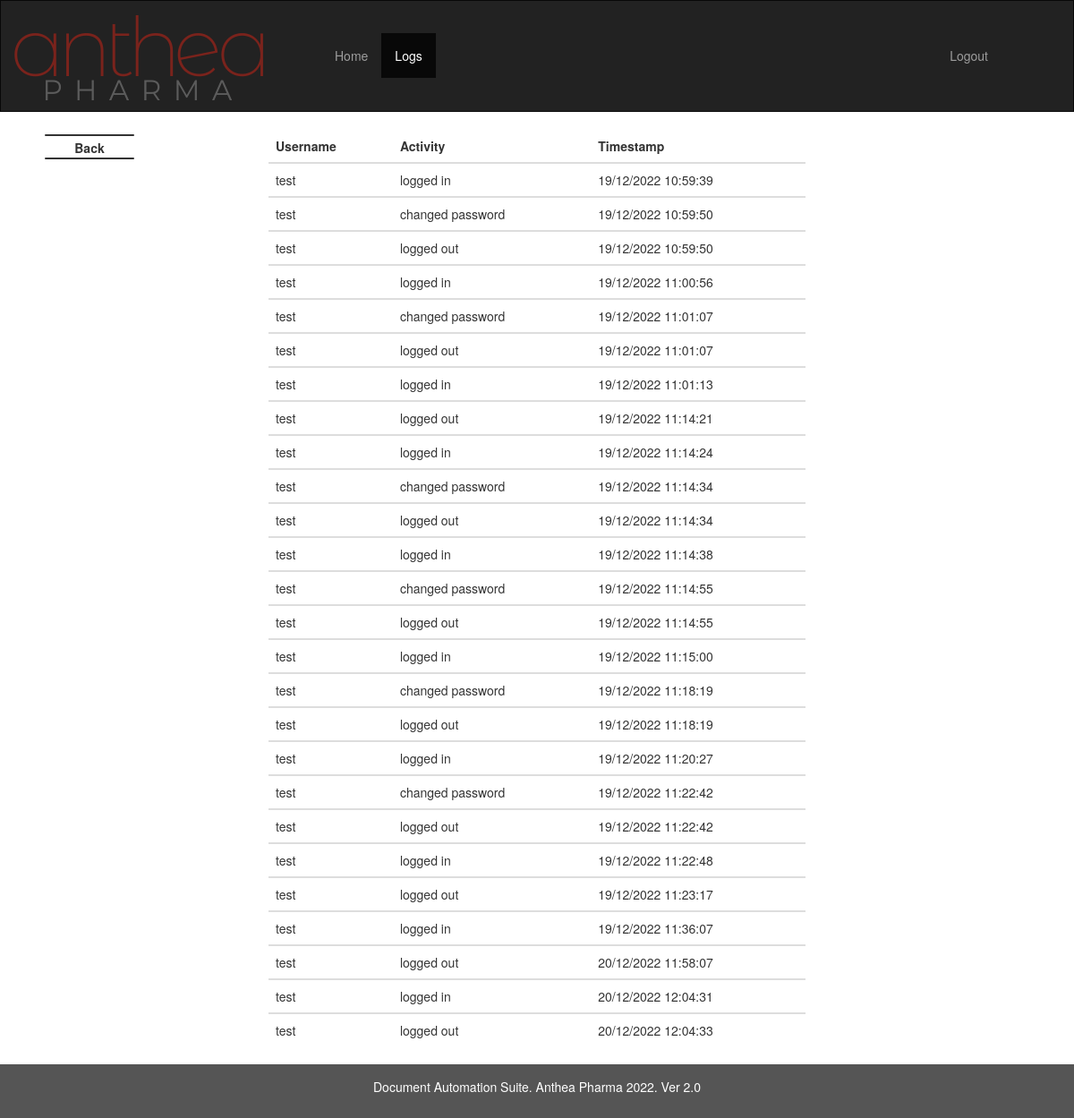
The app's page /logs (signed in) with its own data.
### imp_calc/models.py (models this page shows, shortened)
class Logs(db.Model):
    id = db.Column(db.Integer, primary_key=True)
    user_id =  db.Column(db.Integer,db.ForeignKey('user.id'))
    activity = db.Column(db.String(length=50),nullable = False)
    dt_string = db.Column(db.String(length=60),nullable = False)

class User(db.Model, UserMixin):
    id = db.Column(db.Integer(),primary_key = True)
    is_activate = db.Column(db.Boolean, default=True)
    username = db.Column(db.String(length=12),nullable = False, unique = True)
    role = db.Column(db.String(length=1),nullable=False)
    password_hash = db.Column(db.String(length=60),nullable = False)
    created_at = db.Column(db.DateTime, nullable = False, default= datetime.utcnow)
    logs = relationship("Logs", backref="UserLogs")
    @property
    def is_active(self):
        return self.is_activate
    @property
    def password(self):
        return self.password

### imp_calc/routes.py (the view)
@app.route('/logs')
def RetrieveLogsList():
    print(current_user.role)
    if current_user.role == 'a':
        logs = db.session.query(Logs, User.username).join(User, User.id == Logs.user_id, isouter=True)
    elif current_user.role == 'm':
        print("This is coming till here")
        logs = db.session.query(Logs, User.username).join(User, User.id == Logs.user_id,  isouter=True).filter(or_(User.role == 'u', User.id == current_user.id))
    else:
        logs = db.session.query(Logs, User.username).join(User, User.id == Logs.user_id, isouter=True).filter(current_user.id == Logs.user_id)
    return render_template('datalogs.html',logs = logs)

### imp_calc/models.py (called while the page is built)
@login_manager.user_loader
def load_user(user_id):
    return User.query.get(int(user_id))

### imp_calc/templates/datalogs.html
{% extends 'admin.html' %}
{% block main %}
<table class="table">
  <thead>
    <tr>
      <th scope="col">Username</th>
      <th scope="col">Activity</th>
      <th scope="col">Timestamp</th>
    </tr>
  </thead>
  {% for log in logs %}
  <tbody>
    <tr>
      {% if log.username!=None %}
      <td>{{log.username}}</td>
      {% else %}
      <td><i>Deleted User</i></td>
      {% endif %}
      <td>{{log.Logs.activity}}</td>
      <td>{{log.Logs.dt_string}}</td>
    </tr>
  </tbody>
  {% endfor %}
</table>
{% endblock %}

### imp_calc/templates/base.html (style rules this page uses)
.table { display: table; margin: auto; width: 50%; margin-top: 20px; margin-bottom: 20px; }

### records on screen
Logs: username "test", Logs.activity "logged in", Logs.dt_string "19/12/2022 10:59:39"
Logs: username "test", Logs.activity "changed password", Logs.dt_string "19/12/2022 10:59:50"
Logs: username "test", Logs.activity "logged out", Logs.dt_string "19/12/2022 10:59:50"
Logs: username "test", Logs.activity "logged in", Logs.dt_string "19/12/2022 11:00:56"
Logs: username "test", Logs.activity "changed password", Logs.dt_string "19/12/2022 11:01:07"
Logs: username "test", Logs.activity "logged out", Logs.dt_string "19/12/2022 11:01:07"
Logs: username "test", Logs.activity "logged in", Logs.dt_string "19/12/2022 11:01:13"
Logs: username "test", Logs.activity "logged out", Logs.dt_string "19/12/2022 11:14:21"
Logs: username "test", Logs.activity "logged in", Logs.dt_string "19/12/2022 11:14:24"
Logs: username "test", Logs.activity "changed password", Logs.dt_string "19/12/2022 11:14:34"
Logs: username "test", Logs.activity "logged out", Logs.dt_string "19/12/2022 11:14:34"
Logs: username "test", Logs.activity "logged in", Logs.dt_string "19/12/2022 11:14:38"
Logs: username "test", Logs.activity "changed password", Logs.dt_string "19/12/2022 11:14:55"
Logs: username "test", Logs.activity "logged out", Logs.dt_string "19/12/2022 11:14:55"
Logs: username "test", Logs.activity "logged in", Logs.dt_string "19/12/2022 11:15:00"
Logs: username "test", Logs.activity "changed password", Logs.dt_string "19/12/2022 11:18:19"
Logs: username "test", Logs.activity "logged out", Logs.dt_string "19/12/2022 11:18:19"
Logs: username "test", Logs.activity "logged in", Logs.dt_string "19/12/2022 11:20:27"
Logs: username "test", Logs.activity "changed password", Logs.dt_string "19/12/2022 11:22:42"
Logs: username "test", Logs.activity "logged out", Logs.dt_string "19/12/2022 11:22:42"
Logs: username "test", Logs.activity "logged in", Logs.dt_string "19/12/2022 11:22:48"
Logs: username "test", Logs.activity "logged out", Logs.dt_string "19/12/2022 11:23:17"
Logs: username "test", Logs.activity "logged in", Logs.dt_string "19/12/2022 11:36:07"
Logs: username "test", Logs.activity "logged out", Logs.dt_string "20/12/2022 11:58:07"
Logs: username "test", Logs.activity "logged in", Logs.dt_string "20/12/2022 12:04:31"
Logs: username "test", Logs.activity "logged out", Logs.dt_string "20/12/2022 12:04:33"
